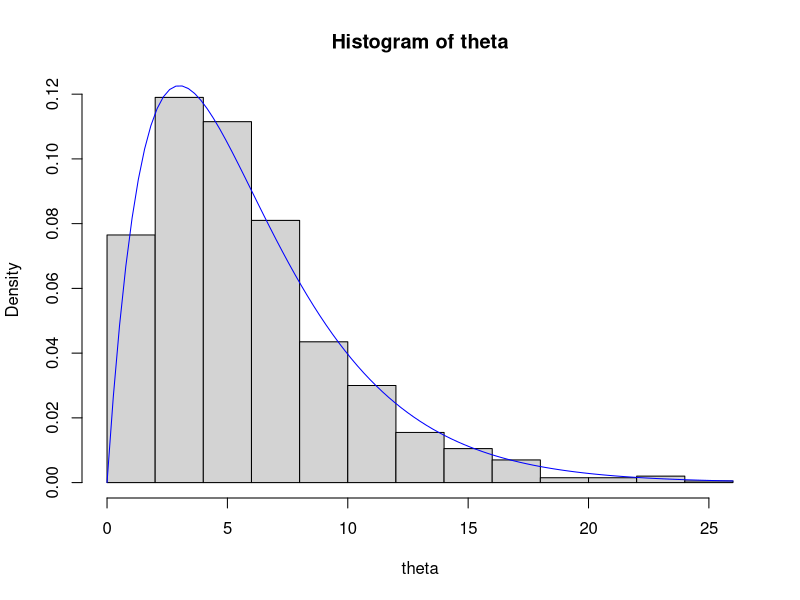

This figure's R source:


m=1000
a=2.0
b=1.0/3.0

theta = rgamma(n=m, shape=a,rate = b)

hist(theta,freq=FALSE)
curve(dgamma(x,shape = a, rate = b), col='blue', add=TRUE)

mean(theta)

a/b

m=10000
val <-rbeta(n=m,shape1=5.0,shape2 = 3.0)

v<-mean(val)

v_vec <- val/(1-val)

mean(v_vec)
mean(v_vec > 1.0)

norm_vec <- rnorm(10000)
quantile(norm_vec,probs = 0.3)

qnorm(p=0.3)
